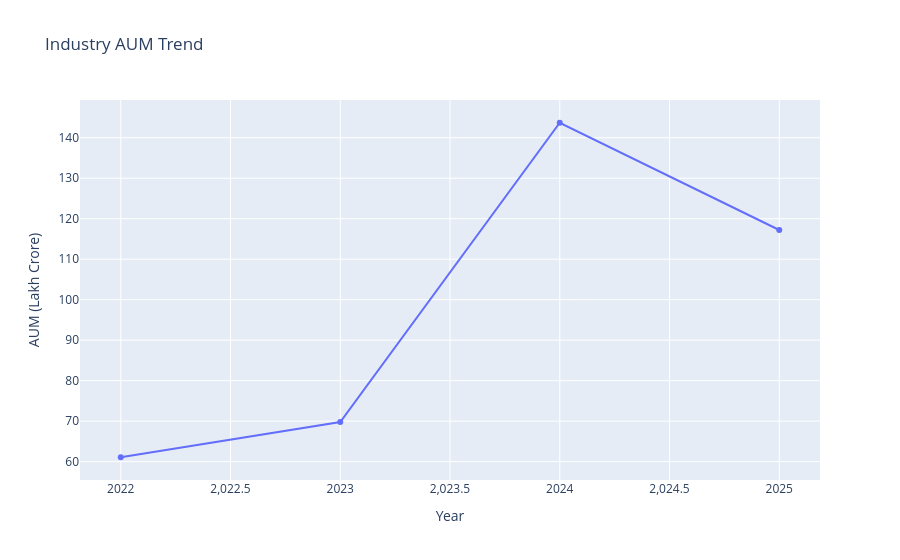

The code cell stored with this chart in its notebook:
### Markdown cell above
## 10. Industry AUM Trend

### Code cell
aum = aum.copy()
aum["date"] = pd.to_datetime(aum["date"], errors="coerce")
aum["year"] = aum["date"].dt.year
industry_aum = aum.groupby("year", as_index=False)["fund_house_aum_lakh_crore"].sum()

fig = px.line(
    industry_aum,
    x="year",
    y="fund_house_aum_lakh_crore",
    markers=True,
    title="Industry AUM Trend",
    labels={"year": "Year", "fund_house_aum_lakh_crore": "AUM (Lakh Crore)"}
)

plt.figure(figsize=(12, 7))
plt.plot(industry_aum["year"], industry_aum["fund_house_aum_lakh_crore"], marker="o", linewidth=2)
for _, row in industry_aum.iterrows():
    plt.annotate(f'{row["fund_house_aum_lakh_crore"]:.1f}', (row["year"], row["fund_house_aum_lakh_crore"]), xytext=(0, 8), textcoords="offset points", ha="center")
plt.title("Industry AUM Trend")
plt.xlabel("Year")
plt.ylabel("AUM (Lakh Crore)")
plt.tight_layout()
plt.savefig(REPORTS_DIR / "eda_industry_aum_trend.png", dpi=220, bbox_inches="tight")
plt.close()
fig.show()

### Figure 1 — Plotly figure (JSON) as saved in the notebook; plotly's stock layout.template omitted (floating-point values rounded to 4 significant figures)
{"data": [{"hovertemplate": "Year=%{x}<br>AUM (Lakh Crore)=%{y}<extra></extra>", "legendgroup": "", "line": {"color": "#636efa", "dash": "solid"}, "marker": {"symbol": "circle"}, "mode": "lines+markers", "name": "", "orientation": "v", "showlegend": false, "type": "scatter", "x": [2022, 2023, 2024, 2025], "xaxis": "x", "y": [61.08, 69.77, 143.7, 117.2], "yaxis": "y"}], "layout": {"legend": {"tracegroupgap": 0}, "title": {"text": "Industry AUM Trend"}, "xaxis": {"anchor": "y", "domain": [0, 1], "title": {"text": "Year"}}, "yaxis": {"anchor": "x", "domain": [0, 1], "title": {"text": "AUM (Lakh Crore)"}}}}
